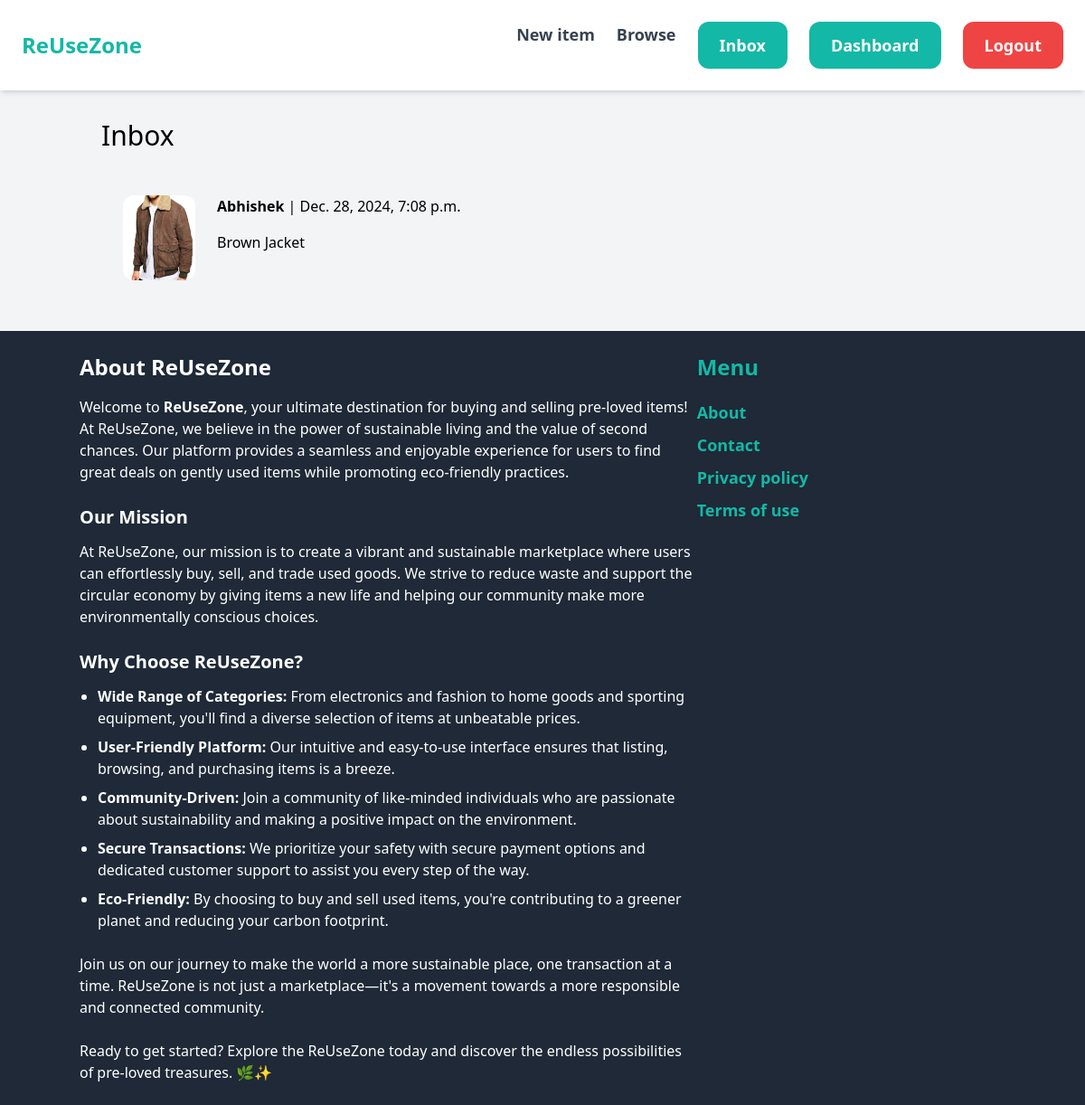
The page /inbox/ (signed in) on the database its author committed.
### conversation/models.py (models this page shows)
class Conversation(models.Model):
    item = models.ForeignKey(Item, related_name="conversations", on_delete=models.CASCADE)
    members = models.ManyToManyField(User, related_name='conversations')
    created_at = models.DateTimeField(auto_now_add=True)
    modified_at = models.DateTimeField(auto_now=True)
    class Meta:
        ordering = ('-modified_at',)

### item/models.py (models this page shows, shortened)
class Item(models.Model):
    category = models.ForeignKey(Category, related_name='items', on_delete=models.CASCADE)
    name = models.CharField(max_length=255)
    description = models.TextField(blank=True, null=True)
    price = models.FloatField()
    image = models.ImageField(upload_to='item_images', blank=True, null=True)
    is_sold = models.BooleanField(default=False)
    created_by = models.ForeignKey(User, related_name='items', on_delete=models.CASCADE)
    created_at = models.DateTimeField(auto_now_add=True)

### conversation/views.py (the view)
# urls.py: path('inbox/', include('conversation.urls')),
@login_required
def inbox(request):
    conversations = Conversation.objects.filter(members__in=[request.user.id])
    return render(request, 'conversation/inbox.html', {
        'conversations': conversations
    })

### conversation/templates/conversation/inbox.html (shortened to what this page needs)
{% extends 'core/base.html' %}
{% block content %}
<h1 class="mb-6 text-3xl">Inbox</h1>
<div class="space-y-6">
    {% for conversation in conversations %}
        <a href="{% url 'conversation:detail' conversation.id %}">
            <div class="p-6 flex bg-gray-100 rounded-xl">
                <div class="pr-6">
                    <img src="{{ conversation.item.image.url }}" class="w-20 rounded-xl">
                </div>
                <div>
                    {% for member in conversation.members.all %}
                        {% if member != request.user %}
                            <p class="mb-4"><strong>{{ member.username }}</strong> | {{ conversation.modified_at }}</p>
                            <p>{{ conversation.item.name }}</p>
                        {% endif %}
                    {% endfor %}
                </div>
            </div>
        </a>
    {% endfor %}
</div>
{% endblock %}

### rows shown on the page
Conversation: item.image (picture), modified_at "Dec. 28, 2024, 7:08 p.m.", item.name "Brown Jacket"

### other values the page prints
{{ member.username }} "Abhishek"
